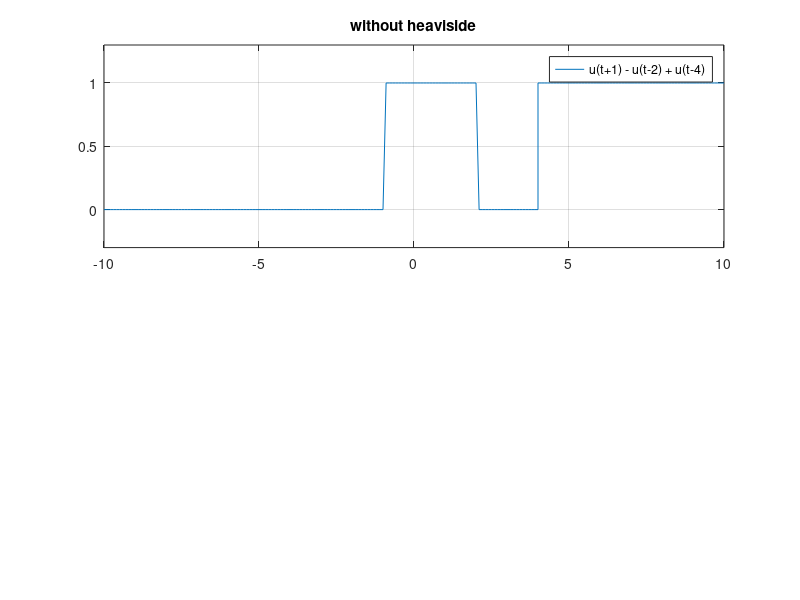

The MATLAB script that drew this image: (Note: this script raises an error after producing the figure.)
%======================================================================
% Ali Omrani
% id = 810193457
% Computer Assignment 1 - Problem 1 - 1
% File name: CA1_P_1_1.m
% University of Tehran, Electrical and Computer Engineering faculty
% Signals and Systems, Fall 95
%======================================================================


%---------------------------a-------------------------
t1 = -10:.1:-1;
t2 = -1:.1: 10;

u1 = zeros(size(t1));
u2 = ones(size(t2));

t=[t1 t2];
u_minus1=[u1 u2];


plot(t, u_minus1)
grid;
ylim([-0.3 1.3]);

t1 = -10:.1:2;
t2 = 2:.1: 10;

u1 = zeros(size(t1));
u2 = ones(size(t2));

t= [t1 t2];
u_2 = [u1 u2];

hold on;
plot(t, u_2, 'r');
grid;
ylim([-0.3 1.3]);

t1 = -10:.1:4;
t2 = 4:.1:10;

u1 = zeros(size(t1));
u2 = ones(size(t2));

t = [t1 t2];
u_4 = [u1 u2];

plot(t, u_4, 'g');
grid;
ylim([-0.3 1.3]);


x = ((u_minus1)-(u_2))+u_4 ;

hold off

subplot(2,1,1);
plot(t, x);
grid;
title('without heaviside');
legend('u(t+1) - u(t-2) + u(t-4)');
ylim([-.3 1.3]);



u_h_minus1 = heaviside(t+1);
u_h_2 = heaviside(t-2);
u_h_4 = heaviside(t-4);

y = u_h_minus1 - u_h_2 + u_h_4;
subplot(2,1,2);

plot(t, y);
grid;
title('with heaviside');
legend('u(t+1) - u(t-2) + u(t-4)');
ylim([-.3 1.3]);




